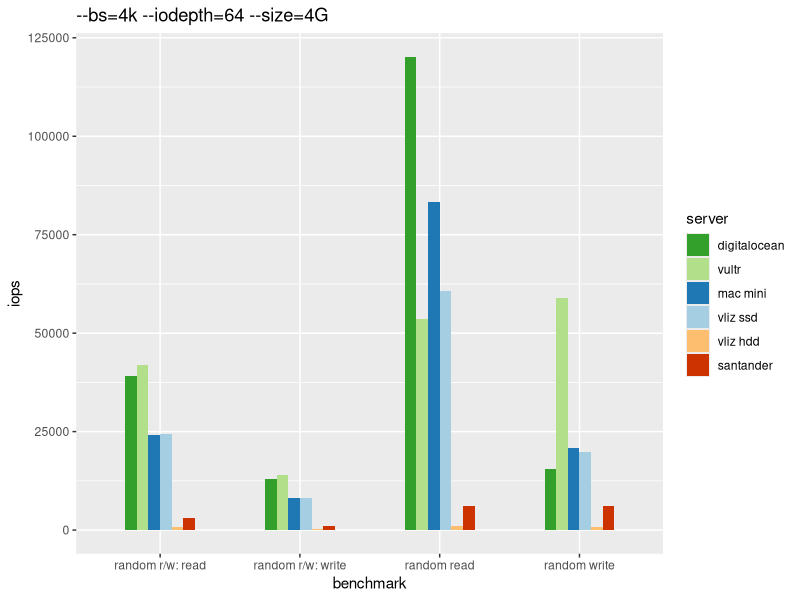

Recreate this plot in R.
library(ggplot2)

data <- read.table("data.txt", sep =";", stringsAsFactors = FALSE, header = TRUE)
data$server <- factor(data$server, levels = c("digitalocean", "vultr", "mac mini", "vliz ssd", "vliz hdd", "santander"))
colors <- c("#33a02c", "#b2df8a", "#1f78b4", "#a6cee3", "#fdbf6f", "#cc3300")

ggplot(data = data, aes(x = benchmark, y = iops, fill = server)) + 
  geom_bar(stat = "identity", position = position_dodge(width = 0.5), width = 0.5) +
  scale_fill_manual(values = colors) +
  ggtitle("--bs=4k --iodepth=64 --size=4G")